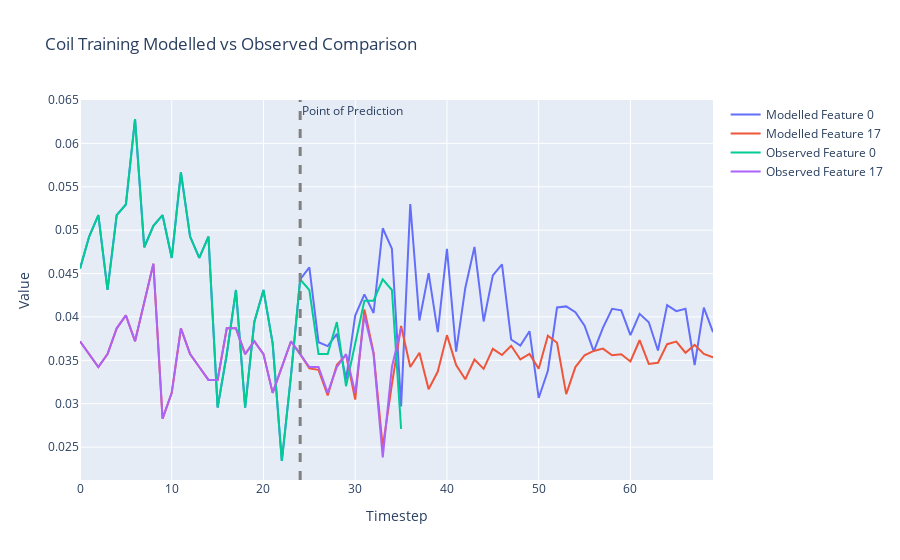

Notebook code for this chart:
### Markdown cell above
## Coil Predictions vs Observed

### Code cell
states = []
# Select the batch we want to make predictions for
batch = 8

# After what step do we want the coil to start making its own predictions?
prediction_step = 24

# What features do we want to plot?
feature_sel = [0,17]

# Grab starting state tensor
state_tensor = batch_X[:,0,:]

# How many steps do we want to run the coil overall?
max_steps = 70

states.append(state_tensor[batch,feature_sel])
batch_size = batch_X.shape[0]
transition_tensor = torch.softmax(torch.zeros(batch_size, n_features, n_features), dim = 1).to("cuda")
for step_state in range(1,max_steps):
    state_tensor, transition_tensor = model.step_coil(state_tensor, transition_tensor)
    if step_state <= prediction_step:
        state_tensor = batch_X[:,step_state,:]
    states.append(state_tensor[batch,feature_sel])
    
# Move state dynamics to CPU
data = [row.to('cpu').detach().numpy() for row in states]
traces = list(zip(*data))

# Create the figure and add traces
fig = go.Figure()

# Plotting
for i, trace in enumerate(traces):
    model_trace = go.Scatter(y=trace, mode='lines', name=f'Modelled Feature {feature_sel[i]}')
    fig.add_trace(model_trace)
    
    
# Get observed data to CPU and plot
data = batch_X[batch,:,feature_sel].to('cpu')
# Transpose the data to get 5 traces
traces = list(zip(*data))

# Plotting
for i, trace in enumerate(traces):
    obs_trace = go.Scatter(y=trace, mode='lines', name=f'Observed Feature {feature_sel[i]}')
    fig.add_trace(obs_trace)
    
# Add Line highlighting when the coil becomes responsible for its own predictions
fig.add_vline(x=prediction_step, line_width=3, line_dash="dash", line_color="grey", annotation_text='Point of Prediction')    

# Add title and labels
fig.update_layout(title=f'Coil Training Modelled vs Observed Comparison',
                    xaxis_title='Timestep',
                    yaxis_title='Value')

# Show the figure
fig.show()

### Figure 1 — Plotly figure (JSON) as saved in the notebook; plotly's stock layout.template omitted (floating-point values rounded to 4 significant figures)
{"data": [{"mode": "lines", "name": "Modelled Feature 0", "type": "scatter", "y": [0.04557, 0.04926, 0.05172, 0.0431, 0.05172, 0.05296, 0.06281, 0.04803, 0.05049, 0.05172, 0.0468, 0.05665, 0.04926, 0.0468, 0.04926, 0.02956, 0.03571, 0.0431, 0.02956, 0.03941, 0.0431, 0.03695, 0.0234, 0.03325, 0.04433, 0.04571, 0.03709, 0.03664, 0.03806, 0.03281, 0.04015, 0.0426, 0.04045, 0.05022, 0.04785, 0.02969, 0.05302, 0.03958, 0.04504, 0.03825, 0.04784, 0.03601, 0.04334, 0.04808, 0.03948, 0.04479, 0.04605, 0.0374, 0.03669, 0.03836, 0.03066, 0.03379, 0.04109, 0.04122, 0.04056, 0.03898, 0.03602, 0.03874, 0.04093, 0.04076, 0.0379, 0.04035, 0.03939, 0.03613, 0.04136, 0.04067, 0.04095, 0.03446, 0.04108, 0.03824]}, {"mode": "lines", "name": "Modelled Feature 17", "type": "scatter", "y": [0.0372, 0.03571, 0.03423, 0.03571, 0.03869, 0.04018, 0.0372, 0.04167, 0.04613, 0.02827, 0.03125, 0.03869, 0.03571, 0.03423, 0.03274, 0.03274, 0.03869, 0.03869, 0.03571, 0.0372, 0.03571, 0.03125, 0.03423, 0.0372, 0.03571, 0.03407, 0.0339, 0.03094, 0.0345, 0.03562, 0.03048, 0.04087, 0.03589, 0.025, 0.03222, 0.03896, 0.03424, 0.03586, 0.03167, 0.0337, 0.0379, 0.03445, 0.03282, 0.03509, 0.03402, 0.03632, 0.03561, 0.03668, 0.0351, 0.03574, 0.03404, 0.03784, 0.03702, 0.03111, 0.03422, 0.03559, 0.03608, 0.03635, 0.03559, 0.0357, 0.03487, 0.03732, 0.03458, 0.03472, 0.03686, 0.03716, 0.03587, 0.03678, 0.03574, 0.03535]}, {"mode": "lines", "name": "Observed Feature 0", "type": "scatter", "y": [0.04557, 0.04926, 0.05172, 0.0431, 0.05172, 0.05296, 0.06281, 0.04803, 0.05049, 0.05172, 0.0468, 0.05665, 0.04926, 0.0468, 0.04926, 0.02956, 0.03571, 0.0431, 0.02956, 0.03941, 0.0431, 0.03695, 0.0234, 0.03325, 0.04433, 0.0431, 0.03571, 0.03571, 0.03941, 0.03202, 0.03695, 0.04187, 0.04187, 0.04433, 0.0431, 0.02709]}, {"mode": "lines", "name": "Observed Feature 17", "type": "scatter", "y": [0.0372, 0.03571, 0.03423, 0.03571, 0.03869, 0.04018, 0.0372, 0.04167, 0.04613, 0.02827, 0.03125, 0.03869, 0.03571, 0.03423, 0.03274, 0.03274, 0.03869, 0.03869, 0.03571, 0.0372, 0.03571, 0.03125, 0.03423, 0.0372, 0.03571, 0.03423, 0.03423, 0.03125, 0.03423, 0.03571, 0.03125, 0.04018, 0.03571, 0.02381, 0.03423, 0.03869]}], "layout": {"annotations": [{"showarrow": false, "text": "Point of Prediction", "x": 24, "xanchor": "left", "xref": "x", "y": 1, "yanchor": "top", "yref": "y domain"}], "shapes": [{"line": {"color": "grey", "dash": "dash", "width": 3}, "type": "line", "x0": 24, "x1": 24, "xref": "x", "y0": 0, "y1": 1, "yref": "y domain"}], "title": {"text": "Coil Training Modelled vs Observed Comparison"}, "xaxis": {"title": {"text": "Timestep"}}, "yaxis": {"title": {"text": "Value"}}}}
